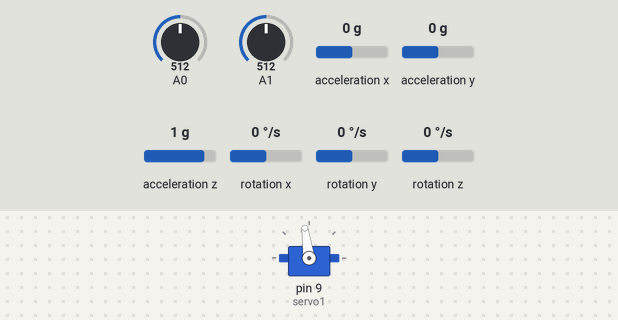
The sketch below on a simulated Arduino Uno, built with avr-gcc and run on an emulated ATmega328P. On the bench: servo. The inputs (shaded band) are chosen by the test bench; at power-on: A0 = 512, A1 = 512, acceleration x 0 g, acceleration y 0 g, acceleration z 1 g, rotation x 0 °/s, rotation y 0 °/s, rotation z 0 °/s. What the sketch prints to the serial monitor is not drawn.

Above: at 4.2 s.
4.3 s: A0 set to 475
5.8 s: A0 set to 450
8.8 s: A1 set to 355
11.8 s: A1 set to 326
Timing chart, 0 to 14.8 s (numbered marks = the images above; inputs shaded):
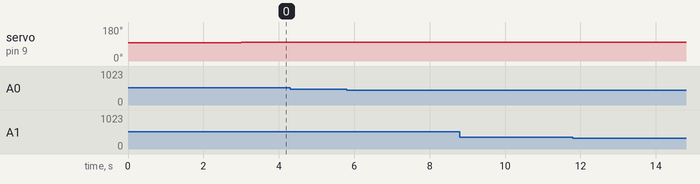

The sketch:

Balance_v.1.0.2.ino
```cpp
////////////////////////////////////// Libary Imports ///////////////////////////////////
#include <PID_v1.h>
#include "CurieIMU.h"
#include <MadgwickAHRS.h>
#include <Servo.h>
/////////////////////////////////////////////////////////////////////////////////////////


///////////////////////////////////// Function Imports //////////////////////////////////
Servo servo1;
Madgwick filter;
/////////////////////////////////////////////////////////////////////////////////////////


////////////////////////////////////// Global Constants /////////////////////////////////
const float bikeConstant = 4;
const float bikeMass = 5;
const float bikeHieght = 0.085; // For the moment of rotation about the base of the wheels.
const float wheelMOI = 0.000126; // The flywheels moment of inertia
const float g = 9.81;
const int bufferSize = 10;
const int maxPwmChange = 200;
const int maxAcel = 3; // This is the safety acceleration cap

/////////////////////////////////////////////////////////////////////////////////////////


///////////////////////////////////// Global Variables //////////////////////////////////
double bikeSetPoint=0, bikeRollInput, errorFactor;
double Kp=10, Ki=0, Kd=0;
double wheelRPM = 200;
double servoAngle = 0;
int nextRollingAverage;
int servoPwmPulse = 1530;
/////////////////////////////////////////////////////////////////////////////////////////


///////////////////////////////////// Gloabal Buffers ///////////////////////////////////
int pwmDifferBuff[bufferSize];
/////////////////////////////////////////////////////////////////////////////////////////

/////////////////////////////////////////// PID /////////////////////////////////////////


PID servoPID(&bikeRollInput, &errorFactor, &bikeSetPoint, Kp, Ki, Kd, DIRECT);

/////////////////////////////////////////////////////////////////////////////////////////


/////////////////////////////////////// Setup Code //////////////////////////////////////
void setup() {

  Serial.begin(9600); // This is temporary for debugging purposes only.
  while (!Serial); // Forces a wait for the serial port to open. Needed on the genuino.

  CurieIMU.begin(); // Start the IMU services on the Genuino

  ////////////////// IMU Offsets ////////////////////////
  CurieIMU.setAccelerometerOffset(X_AXIS, 0.04);
  CurieIMU.setAccelerometerOffset(Y_AXIS, 0.01);
  CurieIMU.setAccelerometerOffset(Z_AXIS, -0.98);
  CurieIMU.setGyroOffset(X_AXIS, 1.72);
  CurieIMU.setGyroOffset(Y_AXIS, 1.49);
  CurieIMU.setGyroOffset(Z_AXIS, -0.44);
  ///////////////////////////////////////////////////////

  for (int i=0; i<bufferSize; ++i){ //FIlls the buffer full of stationary value (i.e starts in equib)
    pwmDifferBuff[i] = 1530;
  }

  CurieIMU.setGyroRate(25);
  CurieIMU.setAccelerometerRate(25);
  CurieIMU.setGyroRange(10); // Set the gyroscope range to 10 degrees/second (high precision)
  CurieIMU.setAccelerometerRange(2); // Set the accelerometer range to 2G
  filter.begin(25);
  servoPID.SetMode(AUTOMATIC);
  servoPID.SetOutputLimits(-200,200);
  servo1.attach(9);
  servo1.write(1530);
  delay(3000);
}
/////////////////////////////////////////////////////////////////////////////////////////


////////////////////////////////////////// Main /////////////////////////////////////////

void loop() {
  if(nextRollingAverage >= bufferSize){
    nextRollingAverage = 0; //Reset back to the start of the buffer
  }

  //if(FAILED()){
    //break
  //}

  int rawax, raway, rawaz;
  int rawgx, rawgy, rawgz;
  float roll;
  int angle1, angle2, angle;
  float frameAngle;

  angle = getAngle2();
  angle1 = getAngle1();
  angle2 = getAngle2(); // This is the angle of the flywheel

  Serial.print("Angle 2: ");
  Serial.println(angle2);

  Serial.print("Angle 1: ");
  Serial.println(angle1);

  //Serial.print("Current Pulse width: ");
  //Serial.println(servoPwmPulse);

  // read accelerometer measurements from device
  CurieIMU.readMotionSensor(rawax, raway, rawaz, rawgx, rawgy, rawgz);

  float ax = convertRawAcceleration(rawax);
  float ay = convertRawAcceleration(raway);
  float az = convertRawAcceleration(rawaz);
  float gx = convertRawGyro(rawgx);
  float gy = convertRawGyro(rawgy);
  float gz = convertRawGyro(rawgz);

  frameAngle = pitch(ax,ay,az);
  //Serial.print("************************** ");
  //Serial.println(frameAngle);

  int pulseDir = frameAngle/abs(frameAngle); //+1/-1

  //////////////////////////////// This section is for counter roll motion ///////////////////////////////////////
  float servoRollReactionAngV = servoRollAngVel(wheelRPM, gx, angle); //This is the reaction torque from the bike roll only
  float rollPWMTimeDifference = pwmPeriodDiff(servoRollReactionAngV);
  ////////////////////////////////////////////////////////////////////////////////////////////////////////////////


  /////////////////////////////// This section is angle correction roll //////////////////////////////////////////
  float servoAngleReactionAngV = servoAngleAngV(abs(frameAngle), wheelRPM, angle);
  float anglePWMTimeDifference = pwmPeriodDiff(servoAngleReactionAngV);
  ////////////////////////////////////////////////////////////////////////////////////////////////////////////////


  ////////////////////////////////////// PID for the two Contributions ///////////////////////////////////////////
  bikeRollInput = roll; // This is the current angle of the bike.
  servoPID.Compute();
  float totalPWMChange = (rollPWMTimeDifference+anglePWMTimeDifference);//*errorFactor;
  ////////////////////////////////////////////////////////////////////////////////////////////////////////////////

  //Add to the smoothing buffer
  pwmDifferBuff[nextRollingAverage] = 1530+(anglePWMTimeDifference*pulseDir);
  int angleRollAverage = 0;


  for (int i=0; i<bufferSize; ++i){
    angleRollAverage += pwmDifferBuff[i];
  }

  // This is the rolling average value for PWM. CHanging the buffersize will change the amount of smoothing
  angleRollAverage /= bufferSize;
  //Serial.print("The smoothed value is: ");
  //Serial.println(angleRollAverage);
  // This angleRollAverage is the delta pulse to be passed to the servoMove function
  //servoMove(angleRollAverage);
  servo1.write(1550);
  delay(15);// This will also be a important fact to how quick the system will accelerate

  nextRollingAverage++;
}
/////////////////////////////////////////////////////////////////////////////////////////


///////////////////////////////////////// Functions /////////////////////////////////////

// This function returns the servo angular velocity required to provide a corrective torque
float servoRollAngVel(float wangvel, float rollg, float servoAngle){
  float sangvel = ((bikeConstant*rollg)/(wangvel*wheelMOI*cos(radians(servoAngle))));
  return sangvel;
}

// This function returns the pulse width value needed for a specified servo angular velocity.
long pwmPeriodDiff (float servoAngVelDeg){
  float sangvel = servoAngVelDeg*0.017453;
  long t = (1.0907*sangvel*sangvel*sangvel*sangvel*sangvel) - (11.927*sangvel*sangvel*sangvel*sangvel) + (46.999*sangvel*sangvel*sangvel) - (78.133*sangvel*sangvel) + (63.148*sangvel) - 0.5;
  return t;
}

float massTorque(float angle){
  float torque = bikeMass*g*(bikeHieght*sin(radians(angle)));
  return torque;
}

float servoAngleAngV(float pitch, float wheelAngV, float servoAngle){
  float torque = massTorque(pitch);
  float bottom = (wheelMOI*wheelAngV*cos(radians(servoAngle)));
  float servoAngV = (torque/(wheelMOI*wheelAngV*cos(radians(servoAngle))));
  return servoAngV;
}

void servoMove (int pulseSize){ //dir should be 1/-1 to point a direction.
   /*if (abs(servoPwmPulse-pulseSize)<3){ // If the pulse change is small, i.e noise do nothing
    return;
   }*/

   // if statement for direction
   if(servoPwmPulse-pulseSize>0){
    servoPwmPulse -= maxAcel;
   }
   else{
    servoPwmPulse += maxAcel;
   }
   servo1.write(servoPwmPulse);
}

boolean FAILED(){
  // Write code to check for a failed system
}


float convertRawAcceleration(int aRaw) {
  // since we are using 2G range
  // -2g maps to a raw value of -32768
  // +2g maps to a raw value of 32767

  float a = (aRaw * 2.0) / 32768.0;
  return a;
}

float pitch(float ax, float ay, float az){
  float angle = atan((-ay)/sqrt(ax*ax+az*az));
  return angle*57.2958;

}

float convertRawGyro(int gRaw) {
  // since we are using 10 degrees/seconds range
  // -10 maps to a raw value of -32768
  // +10 maps to a raw value of 32767
  float g = (gRaw * 10.0) / 32768.0;
  return g;
}
float getAngle1(){
  int sensorValue = analogRead(A0);
  //Serial.println(sensorValue);
  float angle = (sensorValue+1) * (27220/1024);
  return ((int)(angle/100)-130);
}
float getAngle2(){
  int sensorValue = analogRead(A1);
  //Serial.println(sensorValue);
  float angle = (sensorValue+1) * (21730/1024);
  return ((int)(angle/100)-170);
}
/////////////////////////////////////////////////////////////////////////////////////////
```

Measured:
- after the input at 4.3 s, every drawn part: stays the same
- after the input at 5.8 s, every drawn part: stays the same
- after the input at 8.8 s, every drawn part: stays the same
- after the input at 11.8 s, every drawn part: stays the same
